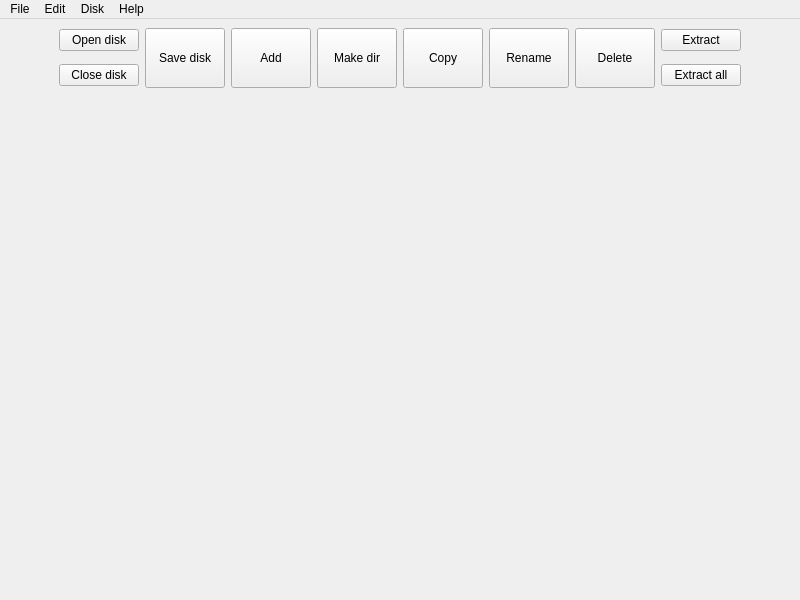
<?xml version="1.0" encoding="UTF-8"?>
<ui version="4.0">
 <author>Bs()Dd</author>
 <class>MainWindow</class>
 <widget class="QMainWindow" name="MainWindow">
  <property name="geometry">
   <rect>
    <x>0</x>
    <y>0</y>
    <width>800</width>
    <height>600</height>
   </rect>
  </property>
  <property name="minimumSize">
   <size>
    <width>800</width>
    <height>600</height>
   </size>
  </property>
  <property name="font">
   <font/>
  </property>
  <property name="acceptDrops">
   <bool>true</bool>
  </property>
  <property name="windowTitle">
   <string>GRiDISK Commander</string>
  </property>
  <property name="windowIcon">
   <iconset resource="icon/icon.qrc">
    <normaloff>:/icon/gridsmall.png</normaloff>:/icon/gridsmall.png</iconset>
  </property>
  <widget class="QWidget" name="centralwidget">
   <layout class="QVBoxLayout" name="verticalLayout_10">
    <item>
     <layout class="QVBoxLayout" name="verticalLayout_9">
      <item>
       <layout class="QHBoxLayout" name="horizontalLayout">
        <item>
         <spacer name="horizontalSpacer_8">
          <property name="orientation">
           <enum>Qt::Horizontal</enum>
          </property>
          <property name="sizeHint" stdset="0">
           <size>
            <width>0</width>
            <height>0</height>
           </size>
          </property>
         </spacer>
        </item>
        <item>
         <layout class="QVBoxLayout" name="verticalLayout_4">
          <property name="spacing">
           <number>0</number>
          </property>
          <item>
           <widget class="QPushButton" name="pushButton">
            <property name="text">
             <string>Open disk</string>
            </property>
           </widget>
          </item>
          <item>
           <spacer name="verticalSpacer">
            <property name="orientation">
             <enum>Qt::Vertical</enum>
            </property>
            <property name="sizeType">
             <enum>QSizePolicy::Fixed</enum>
            </property>
            <property name="sizeHint" stdset="0">
             <size>
              <width>20</width>
              <height>12</height>
             </size>
            </property>
           </spacer>
          </item>
          <item>
           <widget class="QPushButton" name="pushButton_2">
            <property name="text">
             <string>Close disk</string>
            </property>
           </widget>
          </item>
         </layout>
        </item>
        <item>
         <widget class="QPushButton" name="pushButton_3">
          <property name="minimumSize">
           <size>
            <width>0</width>
            <height>60</height>
           </size>
          </property>
          <property name="text">
           <string>Save disk</string>
          </property>
         </widget>
        </item>
        <item>
         <widget class="QPushButton" name="pushButton_4">
          <property name="minimumSize">
           <size>
            <width>0</width>
            <height>60</height>
           </size>
          </property>
          <property name="text">
           <string>Add</string>
          </property>
         </widget>
        </item>
        <item>
         <widget class="QPushButton" name="pushButton_9">
          <property name="minimumSize">
           <size>
            <width>0</width>
            <height>60</height>
           </size>
          </property>
          <property name="text">
           <string>Make dir</string>
          </property>
         </widget>
        </item>
        <item>
         <widget class="QPushButton" name="pushButton_5">
          <property name="minimumSize">
           <size>
            <width>0</width>
            <height>60</height>
           </size>
          </property>
          <property name="text">
           <string>Copy</string>
          </property>
         </widget>
        </item>
        <item>
         <widget class="QPushButton" name="pushButton_6">
          <property name="minimumSize">
           <size>
            <width>0</width>
            <height>60</height>
           </size>
          </property>
          <property name="text">
           <string>Rename</string>
          </property>
         </widget>
        </item>
        <item>
         <widget class="QPushButton" name="pushButton_7">
          <property name="minimumSize">
           <size>
            <width>0</width>
            <height>60</height>
           </size>
          </property>
          <property name="text">
           <string>Delete</string>
          </property>
         </widget>
        </item>
        <item>
         <layout class="QVBoxLayout" name="verticalLayout_3">
          <property name="spacing">
           <number>0</number>
          </property>
          <item>
           <widget class="QPushButton" name="pushButton_8">
            <property name="text">
             <string>Extract</string>
            </property>
           </widget>
          </item>
          <item>
           <spacer name="verticalSpacer_2">
            <property name="orientation">
             <enum>Qt::Vertical</enum>
            </property>
            <property name="sizeType">
             <enum>QSizePolicy::Fixed</enum>
            </property>
            <property name="sizeHint" stdset="0">
             <size>
              <width>20</width>
              <height>12</height>
             </size>
            </property>
           </spacer>
          </item>
          <item>
           <widget class="QPushButton" name="pushButton_10">
            <property name="text">
             <string>Extract all</string>
            </property>
           </widget>
          </item>
         </layout>
        </item>
        <item>
         <spacer name="horizontalSpacer_9">
          <property name="orientation">
           <enum>Qt::Horizontal</enum>
          </property>
          <property name="sizeHint" stdset="0">
           <size>
            <width>0</width>
            <height>0</height>
           </size>
          </property>
         </spacer>
        </item>
       </layout>
      </item>
      <item>
       <layout class="QHBoxLayout" name="horizontalLayout_2">
        <property name="spacing">
         <number>0</number>
        </property>
        <item>
         <widget class="FilePanelWidget" name="panel1"/>
        </item>
        <item>
         <widget class="FilePanelWidget" name="panel2"/>
        </item>
       </layout>
      </item>
     </layout>
    </item>
   </layout>
  </widget>
  <widget class="QMenuBar" name="menubar">
   <property name="geometry">
    <rect>
     <x>0</x>
     <y>0</y>
     <width>800</width>
     <height>22</height>
    </rect>
   </property>
   <widget class="QMenu" name="menuFile">
    <property name="title">
     <string>File</string>
    </property>
    <addaction name="actionNewImage"/>
    <addaction name="actionOpen"/>
    <addaction name="actionSave"/>
    <addaction name="actionSave_as"/>
    <addaction name="actionClose"/>
   </widget>
   <widget class="QMenu" name="menuEdit">
    <property name="title">
     <string>Edit</string>
    </property>
    <addaction name="actionCopy"/>
    <addaction name="actionCopy_locally"/>
    <addaction name="actionRename"/>
    <addaction name="actionDelete"/>
    <addaction name="actionPreview"/>
    <addaction name="separator"/>
    <addaction name="actionAdd"/>
    <addaction name="actionMake_dir"/>
    <addaction name="separator"/>
    <addaction name="actionChange_version"/>
    <addaction name="actionChange_date"/>
    <addaction name="separator"/>
    <addaction name="actionExtract"/>
    <addaction name="actionExtract_all"/>
   </widget>
   <widget class="QMenu" name="menuDisk">
    <property name="title">
     <string>Disk</string>
    </property>
    <addaction name="actionChange_label"/>
    <addaction name="separator"/>
    <addaction name="actionAno_part"/>
    <addaction name="actionAct_part"/>
    <addaction name="actionSep_save"/>
   </widget>
   <widget class="QMenu" name="menuHelp">
    <property name="title">
     <string>Help</string>
    </property>
    <addaction name="actionAbout"/>
   </widget>
   <addaction name="menuFile"/>
   <addaction name="menuEdit"/>
   <addaction name="menuDisk"/>
   <addaction name="menuHelp"/>
  </widget>
  <action name="actionOpen">
   <property name="text">
    <string>Open...</string>
   </property>
   <property name="shortcut">
    <string>Ctrl+O</string>
   </property>
  </action>
  <action name="actionSave">
   <property name="text">
    <string>Save</string>
   </property>
   <property name="shortcut">
    <string>Ctrl+S</string>
   </property>
  </action>
  <action name="actionSave_as">
   <property name="text">
    <string>Save As...</string>
   </property>
   <property name="shortcut">
    <string>Ctrl+Shift+S</string>
   </property>
  </action>
  <action name="actionAdd">
   <property name="text">
    <string>Add Files...</string>
   </property>
   <property name="shortcut">
    <string>Ctrl+D</string>
   </property>
  </action>
  <action name="actionDelete">
   <property name="text">
    <string>Delete</string>
   </property>
   <property name="shortcut">
    <string>Del</string>
   </property>
  </action>
  <action name="actionExtract">
   <property name="text">
    <string>Extract...</string>
   </property>
   <property name="shortcut">
    <string>Ctrl+E</string>
   </property>
  </action>
  <action name="actionExit">
   <property name="text">
    <string>Exit</string>
   </property>
   <property name="shortcut">
    <string>Ctrl+Q</string>
   </property>
  </action>
  <action name="actionCopy">
   <property name="text">
    <string>Copy to Other Panel</string>
   </property>
   <property name="shortcut">
    <string>Ctrl+C</string>
   </property>
  </action>
  <action name="actionRename">
   <property name="text">
    <string>Rename...</string>
   </property>
   <property name="shortcut">
    <string>F2</string>
   </property>
  </action>
  <action name="actionClose">
   <property name="text">
    <string>Close</string>
   </property>
   <property name="shortcut">
    <string>Ctrl+W</string>
   </property>
  </action>
  <action name="actionAbout">
   <property name="text">
    <string>About GRiDISK Commander</string>
   </property>
  </action>
  <action name="actionExtract_all">
   <property name="text">
    <string>Extract All...</string>
   </property>
   <property name="shortcut">
    <string>Ctrl+Shift+E</string>
   </property>
  </action>
  <action name="actionPreview">
   <property name="text">
    <string>Preview</string>
   </property>
   <property name="shortcut">
    <string>F3</string>
   </property>
  </action>
  <action name="actionChange_label">
   <property name="text">
    <string>Change Disk Label</string>
   </property>
   <property name="shortcut">
    <string>Ctrl+L</string>
   </property>
  </action>
  <action name="actionMake_dir">
   <property name="text">
    <string>Create Directory...</string>
   </property>
   <property name="shortcut">
    <string>Ctrl+D</string>
   </property>
  </action>
  <action name="actionChange_date">
   <property name="text">
    <string>Change Dates...</string>
   </property>
   <property name="shortcut">
    <string>Ctrl+Shift+D</string>
   </property>
  </action>
  <action name="actionChange_version">
   <property name="text">
    <string>Change Version...</string>
   </property>
   <property name="shortcut">
    <string>Ctrl+Shift+V</string>
   </property>
  </action>
  <action name="actionNew">
   <property name="text">
    <string>New image (360K FDD)</string>
   </property>
   <property name="shortcut">
    <string>Ctrl+N</string>
   </property>
  </action>
  <action name="actionDebtrace">
   <property name="checkable">
    <bool>true</bool>
   </property>
   <property name="enabled">
    <bool>true</bool>
   </property>
   <property name="text">
    <string>Print trace info from ccos_image</string>
   </property>
   <property name="toolTip">
    <string>Print trace info from ccos_image</string>
   </property>
  </action>
  <action name="actionCopy_locally">
   <property name="text">
    <string>Copy Locally...</string>
   </property>
   <property name="shortcut">
    <string>Ctrl+Shift+C</string>
   </property>
  </action>
  <action name="actionAno_part">
   <property name="enabled">
    <bool>false</bool>
   </property>
   <property name="text">
    <string>Open Another Partition...</string>
   </property>
  </action>
  <action name="actionSep_save">
   <property name="enabled">
    <bool>false</bool>
   </property>
   <property name="text">
    <string>Save Partition to a Separate File...</string>
   </property>
  </action>
  <action name="actionAct_part">
   <property name="enabled">
    <bool>false</bool>
   </property>
   <property name="text">
    <string>Set Active Partition...</string>
   </property>
  </action>
  <action name="actionNewImage">
   <property name="text">
    <string>New Image</string>
   </property>
   <property name="shortcut">
    <string>Ctrl+N</string>
   </property>
  </action>
 </widget>
 <customwidgets>
  <customwidget>
   <class>FilePanelWidget</class>
   <extends>QWidget</extends>
   <header>filepanelwidget.h</header>
  </customwidget>
 </customwidgets>
 <resources>
  <include location="icon/icon.qrc"/>
 </resources>
 <connections/>
</ui>
